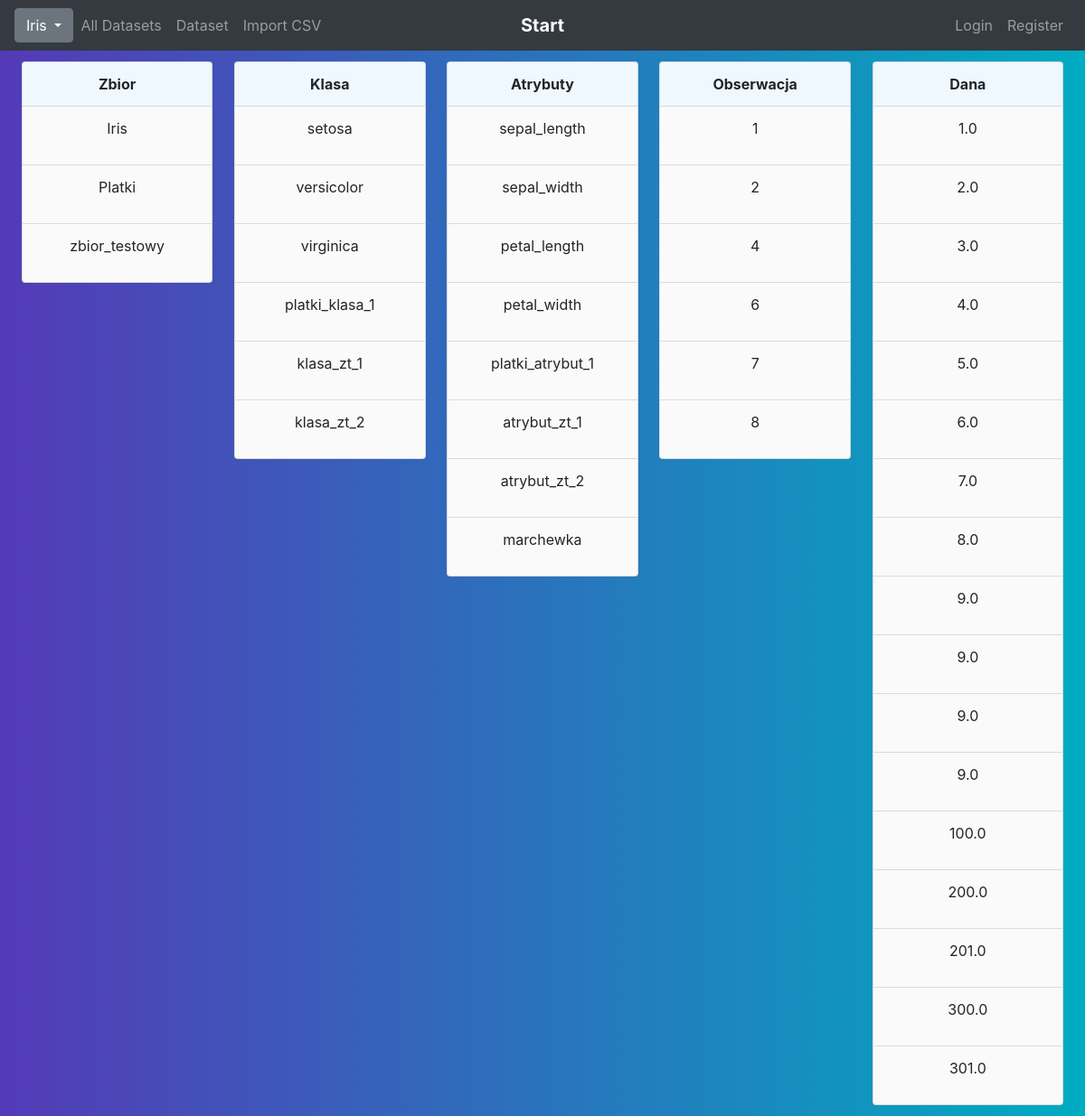
The page /udb/ on the database its author committed.
### predict/models.py (models this page shows)
class Zbior(models.Model):
    class Meta:
        verbose_name_plural = "01 Zbior"
    id_zbior = models.AutoField(primary_key=True)
    nazwa = models.CharField(max_length=100)
    def __str__(self):
        return self.nazwa

class Klasa(models.Model):
    class Meta:
        verbose_name_plural = "03 Klasa"
    id_klasa = models.AutoField(primary_key=True)
    nazwa = models.CharField(max_length=100)
    def __str__(self):
        return self.nazwa

class Atrybut(models.Model):
    class Meta:
        verbose_name_plural = "02 Atrybut"
    id_atrybut = models.AutoField(primary_key=True)
    nazwa = models.CharField(max_length=100)
    id_zbior = models.ForeignKey(Zbior, on_delete=models.CASCADE)
    def __str__(self):
        return self.nazwa

class Obserwacja(models.Model):
    class Meta:
        verbose_name_plural = "04 Obserwacja"
    id_obserwacja = models.AutoField(primary_key=True)
    id_klasa = models.ForeignKey(Klasa, on_delete=models.CASCADE, null=True)
    def __str__(self):
        return str(self.id_obserwacja)

class Dana(models.Model):
    class Meta:
        verbose_name_plural = "05 Dana"
    id_dana = models.AutoField(primary_key=True)
    wartosc = models.FloatField()
    id_atrybut = models.ForeignKey(Atrybut, on_delete=models.CASCADE)
    id_obserwacja = models.ForeignKey(Obserwacja, on_delete=models.CASCADE)
    def __str__(self):
        return str(self.wartosc)

### predict/views.py (the view)
# urls.py: path('udb/', views.udb, name ="udb"),
def udb(request):
    data = {"dataset1": Zbior.objects.all().iterator(),
            "dataset2": Klasa.objects.all().iterator(),
            "dataset3": Atrybut.objects.all().iterator(),
            "dataset4": Obserwacja.objects.all().iterator(),
            "dataset5": Dana.objects.all().iterator()}
    return render(request, 'udb.html',{'data':data})

### templates/udb.html
{% extends "base.html" %}
{% block main %}
<div class="containerudb">
<div class="containerudb1">
   <ul class="list-group">
       <li class="list-group-item main_color1 text-center font-weight-bold">Zbior</li>
   {% for value in data.dataset1 %}
   <li class="list-group-item text-center"> <p>{{ value }}</p> </li>
   {% endfor %}
   </ul>
</div>
<div class="containerudb1">
   <ul class="list-group">
       <li class="list-group-item main_color1 text-center font-weight-bold">Klasa</li>
   {% for value in data.dataset2 %}
   <li class="list-group-item text-center"> <p>{{ value }}</p> </li>
   {% endfor %}
   </ul>
</div>
<div class="containerudb1">
   <ul class="list-group">
       <li class="list-group-item main_color1 text-center font-weight-bold">Atrybuty</li>
   {% for value in data.dataset3 %}
   <li class="list-group-item text-center"> <p>{{ value }}</p> </li>
   {% endfor %}
   </ul>
</div>
<div class="containerudb1">
   <ul class="list-group">
       <li class="list-group-item main_color1 text-center font-weight-bold">Obserwacja</li>
   {% for value in data.dataset4 %}
   <li class="list-group-item text-center"> <p>{{ value }}</p> </li>
   {% endfor %}
   </ul>
</div>
<div class="containerudb2">
   <ul class="list-group">
       <li class="list-group-item main_color1 text-center font-weight-bold">Dana</li>
      {% for value in data.dataset5 %}
         <li class="list-group-item text-center"> <p>{{ value }}</p> </li>
      {% endfor %}
   </ul>
</div>
</div>
{% endblock %}

### templates/base.html (style rules this page uses)
body { background: rgba(84,58,183,1); background: -webkit-linear-gradient(to right, rgba(84,58,183,1), rgba(0,172,193,1)); background: linear-gradient(to right, rgba(84,58,183,1), rgba(0,172,193,1)); }
.containerudb1 { display: inline; width: 20%; float: left; padding-left: 1%; padding-right: 1%; }
.containerudb2 { width: 20%; overflow: auto; padding-left: 1%; padding-right: 1%; }
.containerudb { margin: 1%; }
.list-group-item { background-color: #fafafa; }
.main_color1 { background-color:aliceblue; }

### rows shown on the page
Zbior: nazwa "Iris"
Zbior: nazwa "Platki"
Zbior: nazwa "zbior_testowy"
Klasa: nazwa "setosa"
Klasa: nazwa "versicolor"
Klasa: nazwa "virginica"
Klasa: nazwa "platki_klasa_1"
Klasa: nazwa "klasa_zt_1"
Klasa: nazwa "klasa_zt_2"
Atrybut: nazwa "sepal_length"
Atrybut: nazwa "sepal_width"
Atrybut: nazwa "petal_length"
Atrybut: nazwa "petal_width"
Atrybut: nazwa "platki_atrybut_1"
Atrybut: nazwa "atrybut_zt_1"
Atrybut: nazwa "atrybut_zt_2"
Atrybut: nazwa "marchewka"
Obserwacja: id_obserwacja "1"
Obserwacja: id_obserwacja "2"
Obserwacja: id_obserwacja "4"
Obserwacja: id_obserwacja "6"
Obserwacja: id_obserwacja "7"
Obserwacja: id_obserwacja "8"
Dana: wartosc "1.0"
Dana: wartosc "2.0"
Dana: wartosc "3.0"
Dana: wartosc "4.0"
Dana: wartosc "5.0"
Dana: wartosc "6.0"
Dana: wartosc "7.0"
Dana: wartosc "8.0"
Dana: wartosc "9.0"
Dana: wartosc "9.0"
Dana: wartosc "9.0"
Dana: wartosc "9.0"
Dana: wartosc "100.0"
Dana: wartosc "200.0"
Dana: wartosc "201.0"
Dana: wartosc "300.0"
Dana: wartosc "301.0"
